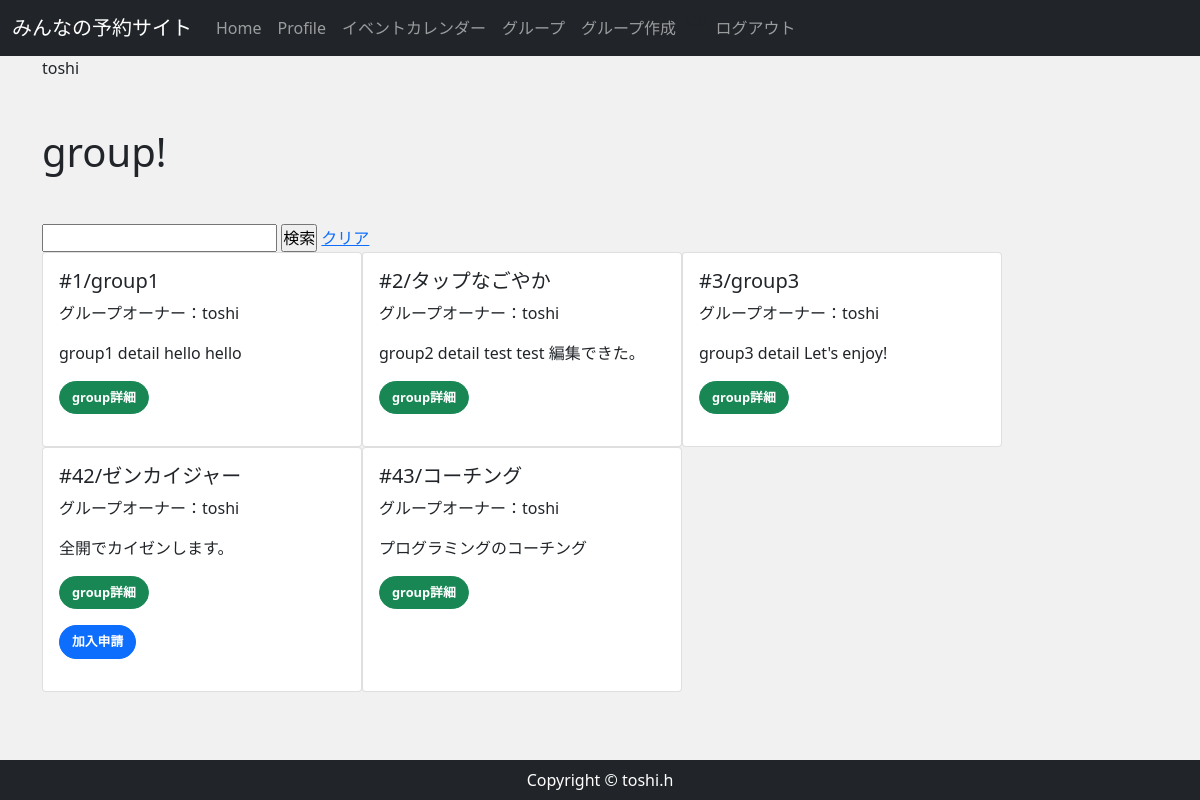
The app's page /group/ (signed in) with its own data.
### accounts/models.py (models this page shows, shortened)
class CustomUser(AbstractBaseUser, PermissionsMixin):
    email = models.EmailField(
        verbose_name='email',
        max_length=255,
        unique=True,
        )
    first_name = models.CharField('名', max_length=150)
    last_name = models.CharField('姓', max_length=150)
    nickname = models.CharField('ニックネーム', max_length=150,  null=True, blank=True)
    active = models.BooleanField(default=True)
    staff = models.BooleanField(default=False) #staffかどうか
    admin = models.BooleanField(default=False)
    objects = UserManager()
    EMAIL_FIELD = 'email'
    USERNAME_FIELD = 'email'
    REQUIRED_FIELDS = []
    def __str__(self):
        return self.email
    @property
    def is_active(self):
        return self.active
    class Meta(AbstractBaseUser.Meta):
        db_table = 'custom_user'

### reservation/models.py (models this page shows, shortened)
class Group(models.Model):
    group_name = models.CharField(max_length=150)
    group_detail = models.TextField()
    group_owner = models.ForeignKey(
        CustomUser,
        unique=False,
        db_index=True,
        related_name='owner',
        on_delete=models.CASCADE
    )

### reservation/views.py (the view)
# urls.py: path('group/',views.GroupView.as_view(), name="group"), #グループ一覧
class GroupView(LoginRequiredMixin,View):
    def get(self, request, *args, **kwargs):
        group_data = Group.objects.order_by('-id') #新しいものから順番に並べる
        user_data = CustomUser.objects.get(email=self.request.user)
        member_data = ApprovedMember.objects.filter(
            member=request.user,
            group__in = group_data,
            approved = True)#memberデータ取得
        staff_data = ApprovedStaff.objects.filter(
            staff=request.user,
            group__in = group_data,
            approved = True)#staffデータ取得
        searchForm = SearchForm(self.request.GET)
        if searchForm.is_valid():
            keyword = searchForm.cleaned_data['keyword'] #keyword変数にフォームのキーワードを代入
            group_data = Group.objects.filter(group_name__contains=keyword) #キーワードを含むレコードをfilterメソッドで抽出
        else:
            keyword = SearchForm()
            group_data = Group.objects.order_by('-id') #新しいものから順番に並べる
        approvedmember_grouplist=[]
        for m_data in member_data:
            approvedmember_grouplist.append(m_data.group.group_name)
        approvedstaff_grouplist=[]
        for s_data in staff_data:
            approvedstaff_grouplist.append(s_data.group.group_name)
        applyingmember_grouplist=[]
        for apl_m_data in ApplyingMember.objects.filter(member=request.user,group__in=group_data, applying=True):
            applyingmember_grouplist.append(apl_m_data.group.group_name)
        return render(request, 'reservation/group_index.html',{
            'group_data': group_data,
            'user_data': user_data,
            'approvedmember_grouplist': approvedmember_grouplist,
            'approvedstaff_grouplist': approvedstaff_grouplist,
            'applyingmember_grouplist': applyingmember_grouplist,
            'searchForm': searchForm,
        })

### reservation/forms.py
class SearchForm(forms.Form):
    keyword = forms.CharField(
        label='',
        max_length=50,
        required=False,
        )

### reservation/templates/reservation/group_index.html
{% extends 'reservation/base.html' %}
{% block content %}
    <div class="my-5">
        <h1>group!</h1>
    </div>
    {% if searchForm %}
        <form action="{% url 'group' %}" method="get">
            <div >
            {{ searchForm }}
            <input type="submit" value="検索">
            <a href="{% url 'group' %}"> クリア </a>
            </div>
        </form>
    {% endif %}
    <div class="card-deck d-flex flex-wrap" >
    {% for group in group_data %}
        <div class="card  style="width:20rem;"" style="width:20rem;">
                <div class="card-body">
                    <h5 class="card-title">#{{ group.id }}/{{ group.group_name }}</h5>
                    <p>グループオーナー：{{ group.group_owner.nickname }}</p>
                    <p class="card-text">{{ group.group_detail }}</p>
                {% if group.group_name in approvedmember_grouplist  %}
                <p class=""><a href="{% url 'group_detail_cal' group.pk  %} " class="btn btn-success">group詳細</a>
                {% elif group.group_name in approvedstaff_grouplist  %}
                <p class=""><a href="{% url 'group_detail_cal' group.pk  %} " class="btn btn-success">group詳細</a>
                {% endif %}
                {% if not group.group_name in approvedmember_grouplist %}
                {% if not group.group_name in applyingmember_grouplist %}
                <p class=""><a href="{% url 'group_join' group.pk  %} " class="btn btn-primary">加入申請</a>
                </p>
                {% endif %}
                {% endif %}
                </div>
        </div>
    {% endfor %}
    </div>
{% endblock %}

### reservation/templates/reservation/base.html (shortened to what this page needs)
{% load static %}
<!DOCTYPE html>
<html lang="ja">
<head>
    <link href="https://cdn.jsdelivr.net/npm/bootstrap@5.0.2/dist/css/bootstrap.min.css" rel="stylesheet">
    <link rel="stylesheet" href="{% static 'css/rsv_style.css' %}">
<nav class="navbar navbar-expand-lg bg-body-tertiary navbar-dark bg-dark" >
    <div class="container-fluid">
    <a class="navbar-brand" href="{% url 'home' %}">
    みんなの予約サイト
    </a>
    <div class="collapse navbar-collapse" id="navbarSupportedContent">
        <ul class="navbar-nav ml-auto">
        <li class="nav-item">
            <a class="nav-link" href="{% url 'home' %}">Home </a>
        </li>
        {% if user.is_authenticated %}
            <li class="nav-item">
                <a class="nav-link" href="{% url 'userprofile' user.pk %}">Profile</a>
            </li>
            <li class="nav-item">
                <a class="nav-link" href="{% url 'gp_event_cal' %}">イベントカレンダー </a>
            </li>
            <li class="nav-item">
                <a class="nav-link" href="{% url 'group' %}">グループ </a>
            </li>
            <li class="nav-item">
                <a class="nav-link" href="{% url 'group_new' %}">グループ作成 </a>
            </li>
            <li>
            <p>\t\t</p>
            </li>
            <li class="nav-item">
                <a class="nav-link" href="{% url 'account_logout' %}">ログアウト </a>
            </li>
        {% endif %}
        </ul>
    </div>
    </nav>
    <main>
        <div class="container">
            <p >{{user.nickname}}</p>
            {% block content %}
            {% endblock %}
        </div>
    </main>
    <footer class="py-2 bg-dark">
        <p class="m-0 text-center text-white">Copyright &copy; toshi.h</p>
    </footer>
</body>
</html>

### reservation/static/css/rsv_style.css (style rules this page uses)
* { margin: 0; padding: 0; box-sizing: border-box; }
main { flex: 1; }
.btn { font-size: 80%; border-radius: 5rem; font-weight: bold; }

### records on screen
CustomUser: nickname "toshi"
Group: id "1", group_name "group1", group_owner.nickname "toshi", group_detail "group1 detail hello hello", shows "group詳細"
Group: id "2", group_name "タップなごやか", group_owner.nickname "toshi", group_detail "group2 detail test test 編集できた。", shows "group詳細"
Group: id "3", group_name "group3", group_owner.nickname "toshi", group_detail "group3 detail Let's enjoy!", shows "group詳細"
Group: id "42", group_name "ゼンカイジャー", group_owner.nickname "toshi", group_detail "全開でカイゼンします。", shows "group詳細", shows "加入申請"
Group: id "43", group_name "コーチング", group_owner.nickname "toshi", group_detail "プログラミングのコーチング", shows "group詳細"
